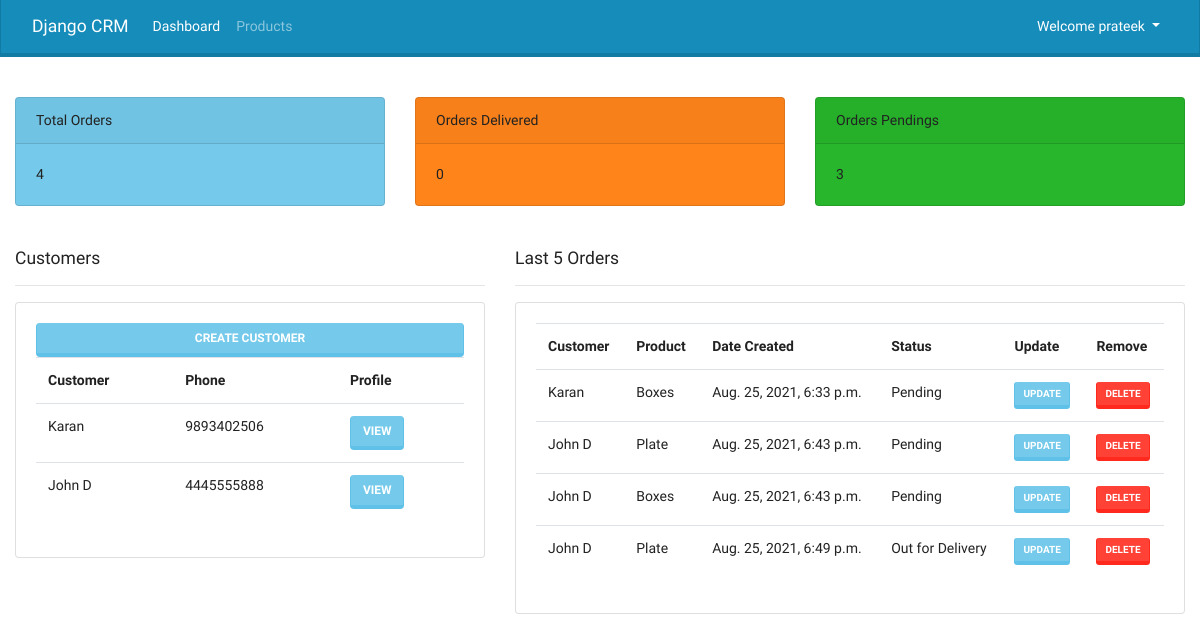
Page / (signed in) on the earlier database version.
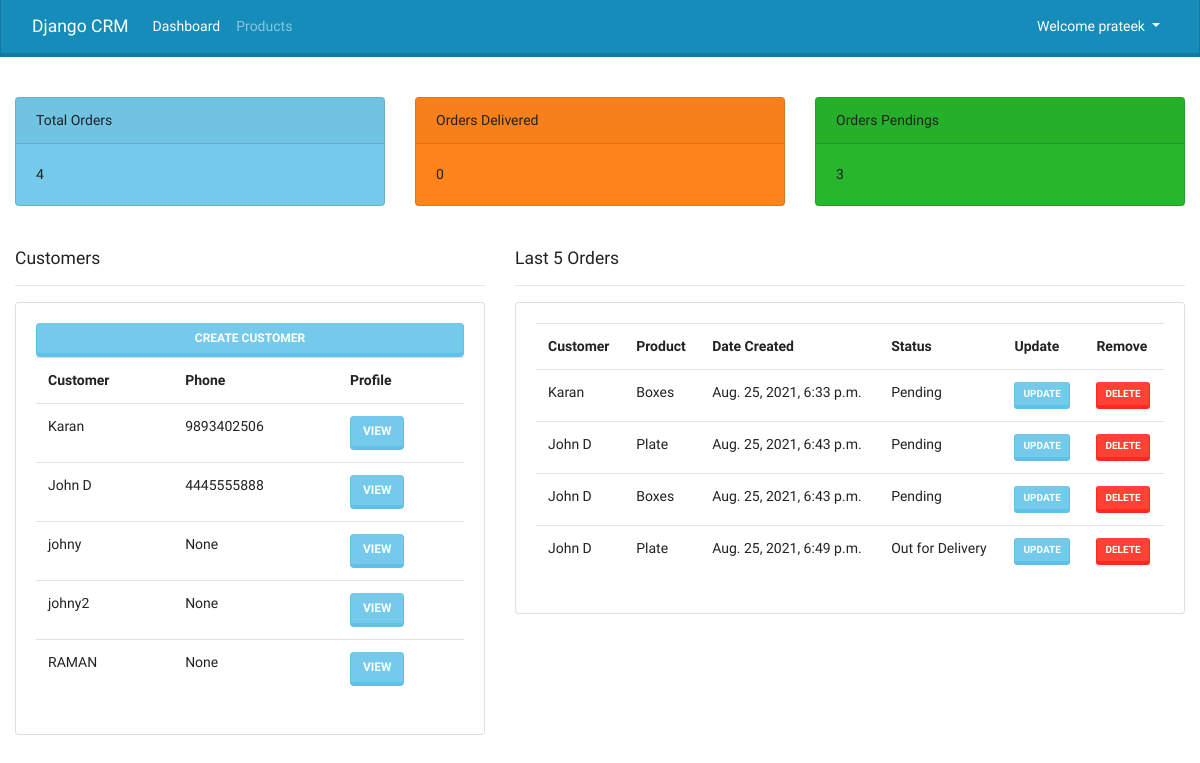
Same page on the later database version.
### accounts/models.py (models this page shows, shortened)
class Customer(models.Model):
    user = models.OneToOneField(User, null=True, on_delete=models.CASCADE)
    name = models.CharField(max_length=200, null=True)
    phone = models.CharField(max_length=10, null=True)
    email = models.CharField(max_length=100, null=True)
    profile_pic = models.ImageField(default='1.jpg', null=True, blank=True)
    date_created = models.DateTimeField(auto_now_add=True)
    def __str__(self):
        return self.name

class Order(models.Model):
    STATUS = (
    ('Pending', 'Pending'),
    ('Out for Delivery', 'Out for Delivery'),
    ('Delivered', 'Delivered')
    )
    customer = models.ForeignKey(Customer, null=True, on_delete=models.SET_NULL)
    product = models.ForeignKey(Product, null=True, on_delete=models.SET_NULL)
    status = models.CharField(max_length=100, choices=STATUS)
    note = models.CharField(max_length=100, null=True)
    date_created = models.DateTimeField(auto_now_add=True)

class Product(models.Model):
    CATEGORY = (
        ('Indoor', 'Indoor'),
        ('Outdoor', 'Outdoor')
    )
    name = models.CharField(max_length=200)
    price = models.FloatField()
    category = models.CharField(max_length=100, choices=CATEGORY)
    description = models.CharField(max_length=200)
    tags = models.ManyToManyField(Tag)
    date_created = models.DateTimeField(auto_now_add=True)
    def __str__(self):
        return self.name

### accounts/decorators.py (the view)
    def wrapper_func(request, *args, **kwargs):
        group = None
        if request.user.groups.exists():
            group = request.user.groups.all()[0].name
        if group == 'customer':
            return redirect('user_page')
        else:
            return view_func(request, *args, **kwargs)

### accounts/views.py (called while the page is built)
@login_required(login_url='login')
@admin_only
def home(request):
    orders = Order.objects.all()
    customers = Customer.objects.all()
    orders_count = orders.count()
    delivered = orders.filter(status='Delivered').count()
    pending = orders.filter(status='Pending').count()
    context = {
        'orders': orders,
        'customers': customers,
        'orders_count': orders_count,
        'delivered': delivered,
        'pending': pending
    }
    return render(request, 'accounts/dashboard.html', context)

### accounts/templates/accounts/dashboard.html
{% extends 'accounts/main.html' %}
{% block content %}
  {% include 'accounts/status.html' %}
  <br/><br/>
  <div class="row">
    <div class="col-lg-5">
      <h5>Customers</h5>
      <hr/>
      <div class="card card-body">
        <a href="#" class="btn btn-info">Create Customer</a>
        <table class="table table-boredred">
          <tr>
            <th>Customer</th>
            <th>Phone</th>
            <th>Profile</th>
          </tr>
          {% for cust in customers %}
            <tr>
              <td>{{ cust.name }}</td>
              <td>{{ cust.phone }}</td>
              <td><a href="{% url 'customer' cust.id %}" class="btn btn-info">View</a></td>
            </tr>
          {% endfor %}
        </table>
      </div>
    </div>
    <div class="col-lg-7">
      <h5>Last 5 Orders</h5>
      <hr/>
      <div class="card card-body">
        <table class="table table-boredred">
          <tr>
            <th>Customer</th>
            <th>Product</th>
            <th>Date Created</th>
            <th>Status</th>
            <th>Update</th>
            <th>Remove</th>
          </tr>
          {% for order in orders %}
            <tr>
              <td>{{ order.customer }}</td>
              <td>{{ order.product }}</td>
              <td>{{ order.date_created }}</td>
              <td>{{ order.status }}</td>
              <td><a href="{% url 'update_order' order.id %}" class="btn btn-sm btn-info">Update</a></td>
              <td><a href="{% url 'delete_order' order.id %}" class="btn btn-sm btn-danger">Delete</a></td>
            </tr>
          {% endfor %}
        </table>
      </div>
    </div>
  </div>
{% endblock %}

Differences in the rows shown:
added Customer: name "johny", phone "None"
added Customer: name "johny2", phone "None"
added Customer: name "RAMAN", phone "None"
